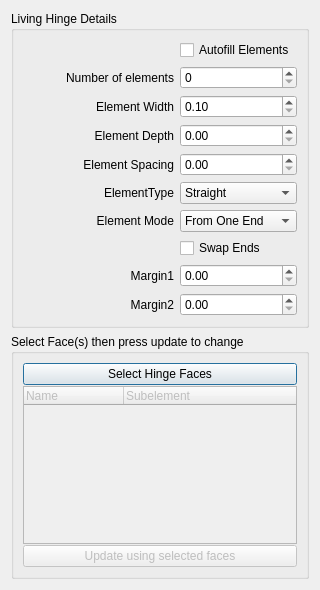
<?xml version="1.0" encoding="UTF-8"?>
<ui version="4.0">
 <class>Dialog</class>
 <widget class="QDialog" name="Dialog">
  <property name="geometry">
   <rect>
    <x>0</x>
    <y>0</y>
    <width>320</width>
    <height>590</height>
   </rect>
  </property>
  <property name="windowTitle">
   <string>Dialog</string>
  </property>
  <layout class="QGridLayout" name="gridLayout">
   <item row="0" column="0">
    <widget class="QGroupBox" name="Dimensions">
     <property name="title">
      <string>Living Hinge Details</string>
     </property>
     <layout class="QGridLayout" name="gridLayout_2">
      <item row="2" column="2">
       <widget class="QLabel" name="label_2">
        <property name="text">
         <string>Element Width</string>
        </property>
        <property name="alignment">
         <set>Qt::AlignRight|Qt::AlignTrailing|Qt::AlignVCenter</set>
        </property>
       </widget>
      </item>
      <item row="8" column="2">
       <widget class="QLabel" name="label_7">
        <property name="text">
         <string>Margin1</string>
        </property>
        <property name="alignment">
         <set>Qt::AlignRight|Qt::AlignTrailing|Qt::AlignVCenter</set>
        </property>
       </widget>
      </item>
      <item row="3" column="3">
       <widget class="Gui::QuantitySpinBox" name="ElementDepth"/>
      </item>
      <item row="6" column="2">
       <widget class="QLabel" name="label_5">
        <property name="text">
         <string>Element Mode</string>
        </property>
        <property name="alignment">
         <set>Qt::AlignRight|Qt::AlignTrailing|Qt::AlignVCenter</set>
        </property>
       </widget>
      </item>
      <item row="9" column="3">
       <widget class="Gui::QuantitySpinBox" name="Margin2"/>
      </item>
      <item row="4" column="3">
       <widget class="Gui::QuantitySpinBox" name="ElementSpacing"/>
      </item>
      <item row="2" column="3">
       <widget class="Gui::QuantitySpinBox" name="ElementWidth">
        <property name="minimum">
         <double>0.100000000000000</double>
        </property>
       </widget>
      </item>
      <item row="9" column="2">
       <widget class="QLabel" name="label_8">
        <property name="text">
         <string>Margin2</string>
        </property>
        <property name="alignment">
         <set>Qt::AlignRight|Qt::AlignTrailing|Qt::AlignVCenter</set>
        </property>
       </widget>
      </item>
      <item row="1" column="0" colspan="3">
       <widget class="QLabel" name="label">
        <property name="text">
         <string>Number of elements</string>
        </property>
        <property name="alignment">
         <set>Qt::AlignRight|Qt::AlignTrailing|Qt::AlignVCenter</set>
        </property>
       </widget>
      </item>
      <item row="6" column="3">
       <widget class="QComboBox" name="ElementMode">
        <item>
         <property name="text">
          <string>From One End</string>
         </property>
        </item>
        <item>
         <property name="text">
          <string>From Both Ends</string>
         </property>
        </item>
        <item>
         <property name="text">
          <string>From Middle</string>
         </property>
        </item>
       </widget>
      </item>
      <item row="3" column="2">
       <widget class="QLabel" name="label_3">
        <property name="text">
         <string>Element Depth</string>
        </property>
        <property name="alignment">
         <set>Qt::AlignRight|Qt::AlignTrailing|Qt::AlignVCenter</set>
        </property>
       </widget>
      </item>
      <item row="5" column="2">
       <widget class="QLabel" name="label_9">
        <property name="text">
         <string>ElementType</string>
        </property>
        <property name="alignment">
         <set>Qt::AlignRight|Qt::AlignTrailing|Qt::AlignVCenter</set>
        </property>
       </widget>
      </item>
      <item row="4" column="0" colspan="3">
       <widget class="QLabel" name="label_6">
        <property name="text">
         <string>Element Spacing</string>
        </property>
        <property name="alignment">
         <set>Qt::AlignRight|Qt::AlignTrailing|Qt::AlignVCenter</set>
        </property>
       </widget>
      </item>
      <item row="8" column="3">
       <widget class="Gui::QuantitySpinBox" name="Margin1"/>
      </item>
      <item row="1" column="3">
       <widget class="Gui::IntSpinBox" name="ElementCount">
        <property name="minimum">
         <number>0</number>
        </property>
        <property name="maximum">
         <number>9999</number>
        </property>
       </widget>
      </item>
      <item row="5" column="3">
       <widget class="QComboBox" name="ElementType">
        <property name="currentText">
         <string>Straight</string>
        </property>
        <item>
         <property name="text">
          <string>Straight</string>
         </property>
        </item>
       </widget>
      </item>
      <item row="7" column="3">
       <widget class="QCheckBox" name="SwapEnds">
        <property name="text">
         <string>Swap Ends</string>
        </property>
       </widget>
      </item>
      <item row="0" column="3">
       <widget class="QCheckBox" name="Autofill">
        <property name="text">
         <string>Autofill Elements</string>
        </property>
       </widget>
      </item>
     </layout>
    </widget>
   </item>
   <item row="1" column="0">
    <widget class="QGroupBox" name="groupBox">
     <property name="sizePolicy">
      <sizepolicy hsizetype="Preferred" vsizetype="Preferred">
       <horstretch>0</horstretch>
       <verstretch>0</verstretch>
      </sizepolicy>
     </property>
     <property name="title">
      <string>Select Face(s) then press update to change</string>
     </property>
     <layout class="QHBoxLayout" name="horizontalLayout">
      <item>
       <layout class="QVBoxLayout" name="verticalLayout">
        <property name="spacing">
         <number>1</number>
        </property>
        <property name="sizeConstraint">
         <enum>QLayout::SetMaximumSize</enum>
        </property>
        <item>
         <widget class="QPushButton" name="pbEditElementFaces">
          <property name="text">
           <string>Select Hinge Faces</string>
          </property>
         </widget>
        </item>
        <item>
         <widget class="QTreeWidget" name="treeWidgetElementFaces">
          <property name="enabled">
           <bool>false</bool>
          </property>
          <property name="sizePolicy">
           <sizepolicy hsizetype="Expanding" vsizetype="Expanding">
            <horstretch>0</horstretch>
            <verstretch>0</verstretch>
           </sizepolicy>
          </property>
          <property name="columnCount">
           <number>2</number>
          </property>
          <column>
           <property name="text">
            <string>Name</string>
           </property>
          </column>
          <column>
           <property name="text">
            <string>Subelement</string>
           </property>
          </column>
         </widget>
        </item>
        <item>
         <widget class="QPushButton" name="pbUpdateElementFaces">
          <property name="enabled">
           <bool>false</bool>
          </property>
          <property name="text">
           <string>Update using selected faces</string>
          </property>
         </widget>
        </item>
       </layout>
      </item>
     </layout>
    </widget>
   </item>
  </layout>
 </widget>
 <customwidgets>
  <customwidget>
   <class>Gui::QuantitySpinBox</class>
   <extends>QDoubleSpinBox</extends>
   <header>Gui/QuantitySpinBox.h</header>
  </customwidget>
  <customwidget>
   <class>Gui::IntSpinBox</class>
   <extends>QSpinBox</extends>
   <header>Gui/SpinBox.h</header>
  </customwidget>
 </customwidgets>
 <tabstops>
  <tabstop>ElementCount</tabstop>
  <tabstop>ElementWidth</tabstop>
  <tabstop>ElementDepth</tabstop>
  <tabstop>ElementSpacing</tabstop>
  <tabstop>SwapEnds</tabstop>
  <tabstop>Margin1</tabstop>
  <tabstop>Margin2</tabstop>
  <tabstop>treeWidgetElementFaces</tabstop>
  <tabstop>pbUpdateElementFaces</tabstop>
 </tabstops>
 <resources/>
 <connections/>
</ui>
